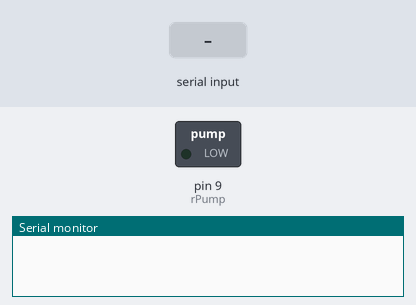
Recording of a sketch running on a simulated Arduino Uno, built with avr-gcc and run on an emulated ATmega328P. Parts: switched loads named in the sketch (green lamp = pin HIGH), the last lines printed to the serial monitor. Inputs (shaded band) come from the test bench.

Above: at 1.2 s.
1.3 s: "90:45\n" received over Serial
At 3.4 s:
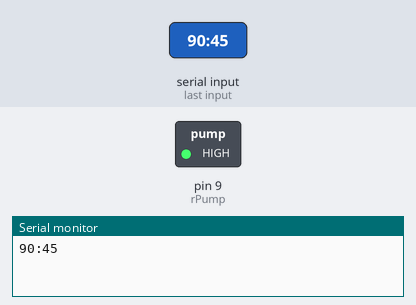
Timing chart, 0 to 4.9 s (numbered marks = the images above; inputs shaded):
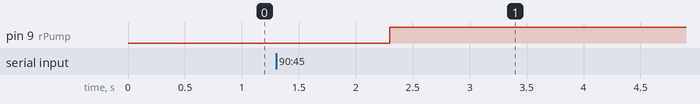

Measured:
- after the input at 1.3 s, pin 9 (rPump): LOW → HIGH after 1.0 s

The sketch:

WaterPumpPrototype.ino
```cpp
int rPump = 9;

void setup() {
  // put your setup code here, to run once:
  pinMode(rPump, OUTPUT);
  Serial.begin(115200);
}

void loop() {
  // put your main code here, to run repeatedly:
  while(Serial.available() == 0){
    String response = Serial.readString();
    Serial.println(response);
    if (response) {
      response.trim();
      int separatorIndex = response.indexOf(":");
      if (separatorIndex != -1) {
        String label = response.substring(0, separatorIndex + 1);
        String value = response.substring(separatorIndex + 1);

        // Remove extra whitespace
        label.trim();
        value.trim();
        int response_val = value.toInt();

        digitalWrite(rPump, HIGH);
        int duration = response_val * 1000;
        delay(duration);
        digitalWrite(rPump, LOW);
      }
    }
  }
}
```
